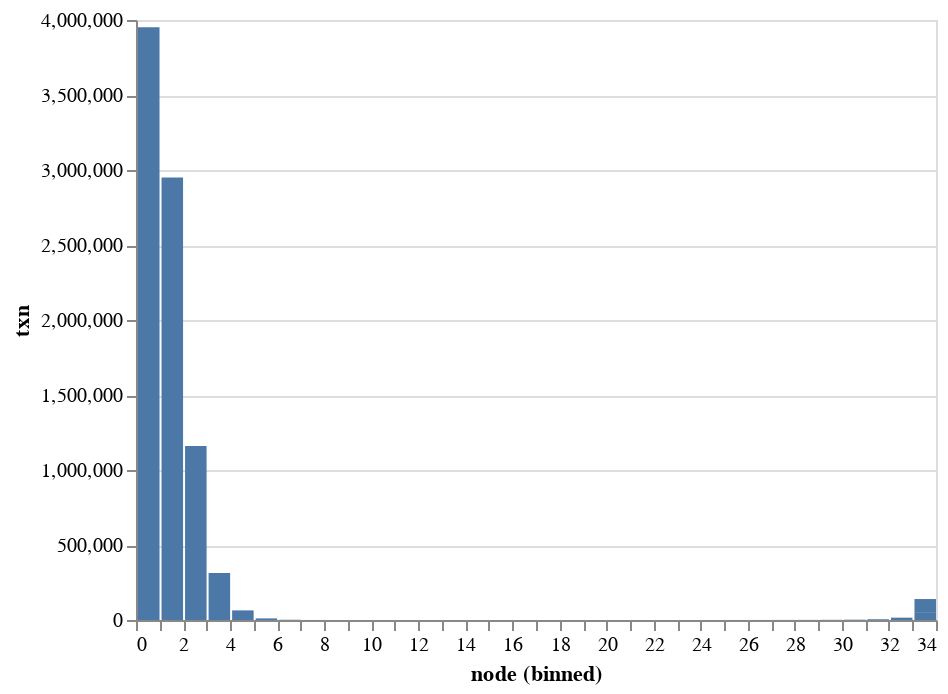

This figure's notebook cell:
### Code cell
# Distribution of support for deferred transactions in subsequent proposals.
xs = rptxns.groupby('node')['txn'].count().reset_index()
alt.Chart(xs).mark_bar().encode(
    x=alt.X('node', bin=alt.Bin(step=1)),
    y='txn',
)

### Figure 1 — Vega-Lite specification as saved in the notebook (floating-point values rounded to 4 significant figures)
{"config": {"view": {"continuousWidth": 400, "continuousHeight": 300}}, "data": {"name": "data-ec13457031d02618ed44afdc44d2da53"}, "mark": "bar", "encoding": {"x": {"type": "quantitative", "bin": {"step": 1}, "field": "node"}, "y": {"type": "quantitative", "field": "txn"}}, "$schema": "https://vega.github.io/schema/vega-lite/v4.8.1.json", "datasets": {"data-ec13457031d02618ed44afdc44d2da53": [{"node": 0, "txn": 3951309}, {"node": 1, "txn": 2949399}, {"node": 2, "txn": 1160530}, {"node": 3, "txn": 313423}, {"node": 4, "txn": 64105}, {"node": 5, "txn": 10736}, {"node": 6, "txn": 1519}, {"node": 7, "txn": 212}, {"node": 8, "txn": 31}, {"node": 9, "txn": 8}, {"node": 10, "txn": 12}, {"node": 11, "txn": 5}, {"node": 12, "txn": 27}, {"node": 13, "txn": 6}, {"node": 14, "txn": 16}, {"node": 15, "txn": 8}, {"node": 16, "txn": 13}, {"node": 17, "txn": 56}, {"node": 18, "txn": 42}, {"node": 19, "txn": 16}, {"node": 20, "txn": 18}, {"node": 21, "txn": 31}, {"node": 22, "txn": 32}, {"node": 23, "txn": 84}, {"node": 24, "txn": 107}, {"node": 25, "txn": 210}, {"node": 26, "txn": 285}, {"node": 27, "txn": 511}, {"node": 28, "txn": 684}, {"node": 29, "txn": 1126}, {"node": 30, "txn": 2078}, {"node": 31, "txn": 5005}, {"node": 32, "txn": 15618}, {"node": 33, "txn": 47631}, {"node": 34, "txn": 92108}]}}
